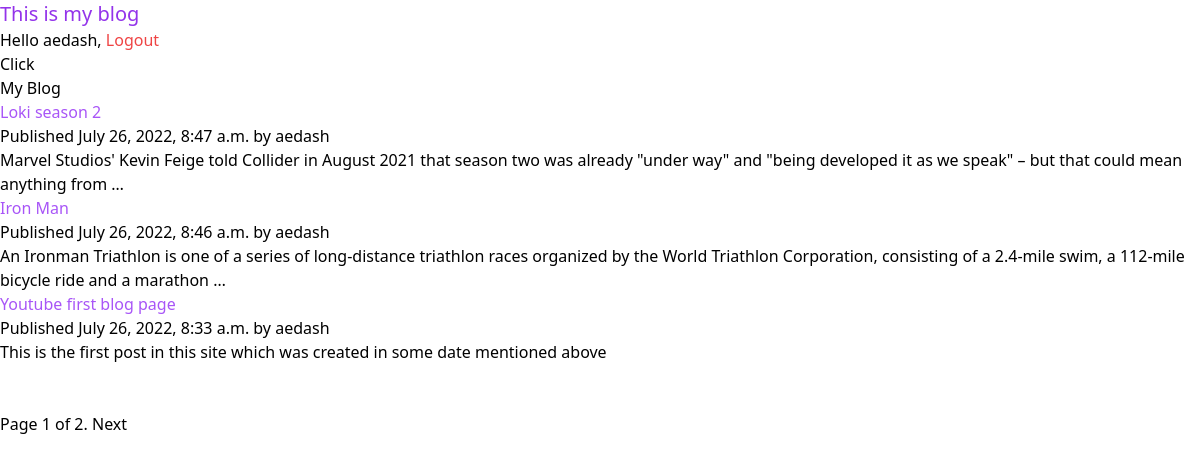
The app's page / (signed in) with its own data.
### core/models.py (models this page shows, shortened)
class Post(models.Model):
    STATUS_CHOICES = (
        ('draft', 'Draft'),
        ('published', 'Published'),
    )
    title = models.CharField(max_length=250)
    slug = models.SlugField(max_length=250,
                            unique_for_date='publish')
    author = models.ForeignKey(User,
                               on_delete=models.CASCADE,
                               related_name='blog_posts')
    body = models.TextField()
    publish = models.DateTimeField(default=timezone.now)
    created = models.DateTimeField(auto_now_add=True)
    updated = models.DateTimeField(auto_now=True)
    status = models.CharField(max_length=10,
                              choices=STATUS_CHOICES,
                              default='draft')
    class Meta:
        ordering = ('-publish',)
    def get_absolute_url(self):
        return reverse('post_detail', args=[self.publish.year, self.publish.month, self.publish.day, self.slug])

### core/views.py (the view)
# urls.py: path('',views.index,name = 'index'),
def index(request):
    object_list = Post.objects.filter(status = 'published')
    paginator = Paginator(object_list,3) # 3 posts in each page
    page = request.GET.get('page')
    try:
        posts = paginator.page(page)
    except PageNotAnInteger:
        posts = paginator.page(1)
    except EmptyPage:
        posts = paginator.page(paginator.num_pages)
    return render(request,'core/index.html',{'posts':posts,'page':page})

### templates/core/index.html (shortened to what this page needs)
{% extends 'base.html' %}
{% load static %}
{% block content %}
<link href="{% static 'css/style.css' %}" rel="stylesheet">
    <a href="{% url 'locked' %}">Click</a>
    <h1>My Blog</h1>
{% for post in posts %}
<h2>
<a  class="text-purple-500" href="{{ post.get_absolute_url }}">
{{ post.title }}
</a>
</h2>
<p class="date">
Published {{ post.publish }} by {{ post.author }}
</p>
<p  class="text-blue-800" >  {{ post.body|truncatewords:30|linebreaks }}</p>
{% endfor %}
<br>
<br>
{% include "core/pagination.html" with page=posts %}
{% endblock content %}

### templates/base.html (shortened to what this page needs)
{% load static %}
<!DOCTYPE html>
<html>
<head>
<link href="{% static 'css/base.css' %}" rel="stylesheet">
<link href="{% static 'css/style.css' %}" rel="stylesheet">
</head>
<body>
    <div class="header">
        <p  class = 'text-purple-600 text-xl '>This is my blog</p>
        {% if request.user.is_authenticated %}
    Hello {{ request.user.username }},
        <a class="text-red-500" href="{% url 'logout' %}">Logout</a>
        {% else %}
        {% if request.path == '/login/' %}
       <a href="/"> Home</a>
        {% else %}
        <a class="text-blue-500" href="{% url 'login' %}">Log-in</a> or <a class="text-blue-500" href="{% url 'register' %}">Register</a>
        {% endif %}
        {% endif %}
    </div>
{% block content %}{% endblock %}
</body>
</html>

### static/css/style.css (style rules this page uses)
html { line-height: 1.5; -webkit-text-size-adjust: 100%; -moz-tab-size: 4; -o-tab-size: 4; tab-size: 4; font-family: ui-sans-serif, system-ui, -apple-system, BlinkMacSystemFont, "Segoe UI", Roboto, "Helvetica Neue", Arial, "Noto Sans", sans-serif, "Apple Color Emoji", "Segoe UI Emoji", "Segoe UI Symbol", "Noto Color Emoji"; }
body { margin: 0; line-height: inherit; }
h1, h2, h3, h4, h5, h6 { font-size: inherit; font-weight: inherit; }
a { color: inherit; text-decoration: inherit; }
blockquote, dl, dd, h1, h2, h3, h4, h5, h6, hr, figure, p, pre { margin: 0; }
.text-xl { font-size: 1.25rem; line-height: 1.75rem; }
.text-purple-600 { --tw-text-opacity: 1; color: rgb(147 51 234 / var(--tw-text-opacity)); }
.text-red-500 { --tw-text-opacity: 1; color: rgb(239 68 68 / var(--tw-text-opacity)); }
.text-purple-500 { --tw-text-opacity: 1; color: rgb(168 85 247 / var(--tw-text-opacity)); }
.text-blue-800 { --tw-text-opacity: 1; color: rgb(30 64 175 / var(--tw-text-opacity)); }

### templates/base.html (style rules this page uses)
* { margin:0; padding: 0px; }

### records on screen
Post: title "Loki season 2", publish "July 26, 2022, 8:47 a.m.", author "aedash", body "Marvel Studios' Kevin Feige told Collider in August 2021 that season two was already \"under way\" and \"being developed it as we speak\" – but that could mean anything from …"
Post: title "Iron Man", publish "July 26, 2022, 8:46 a.m.", author "aedash", body "An Ironman Triathlon is one of a series of long-distance triathlon races organized by the World Triathlon Corporation, consisting of a 2.4-mile swim, a 112-mile bicycle ride and a marathon …"
Post: title "Youtube first blog page", publish "July 26, 2022, 8:33 a.m.", author "aedash", body "This is the first post in this site which was created in some date mentioned above"

### other values on screen
{{ request.user.username }} "aedash"
{{ page.number }} "1"
{{ page.paginator.num_pages }} "2"
